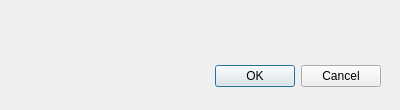
<?xml version="1.0" encoding="UTF-8"?>
<ui version="4.0">
 <class>RewriteWordDialog0</class>
 <widget class="QDialog" name="RewriteWordDialog0">
  <property name="geometry">
   <rect>
    <x>0</x>
    <y>0</y>
    <width>400</width>
    <height>110</height>
   </rect>
  </property>
  <property name="windowTitle">
   <string>Dialog</string>
  </property>
  <widget class="QDialogButtonBox" name="buttonBox">
   <property name="geometry">
    <rect>
     <x>40</x>
     <y>60</y>
     <width>341</width>
     <height>32</height>
    </rect>
   </property>
   <property name="orientation">
    <enum>Qt::Horizontal</enum>
   </property>
   <property name="standardButtons">
    <set>QDialogButtonBox::Cancel|QDialogButtonBox::Ok</set>
   </property>
  </widget>
 </widget>
 <resources/>
 <connections>
  <connection>
   <sender>buttonBox</sender>
   <signal>accepted()</signal>
   <receiver>RewriteWordDialog0</receiver>
   <slot>accept()</slot>
   <hints>
    <hint type="sourcelabel">
     <x>248</x>
     <y>254</y>
    </hint>
    <hint type="destinationlabel">
     <x>157</x>
     <y>274</y>
    </hint>
   </hints>
  </connection>
  <connection>
   <sender>buttonBox</sender>
   <signal>rejected()</signal>
   <receiver>RewriteWordDialog0</receiver>
   <slot>reject()</slot>
   <hints>
    <hint type="sourcelabel">
     <x>316</x>
     <y>260</y>
    </hint>
    <hint type="destinationlabel">
     <x>286</x>
     <y>274</y>
    </hint>
   </hints>
  </connection>
 </connections>
</ui>
